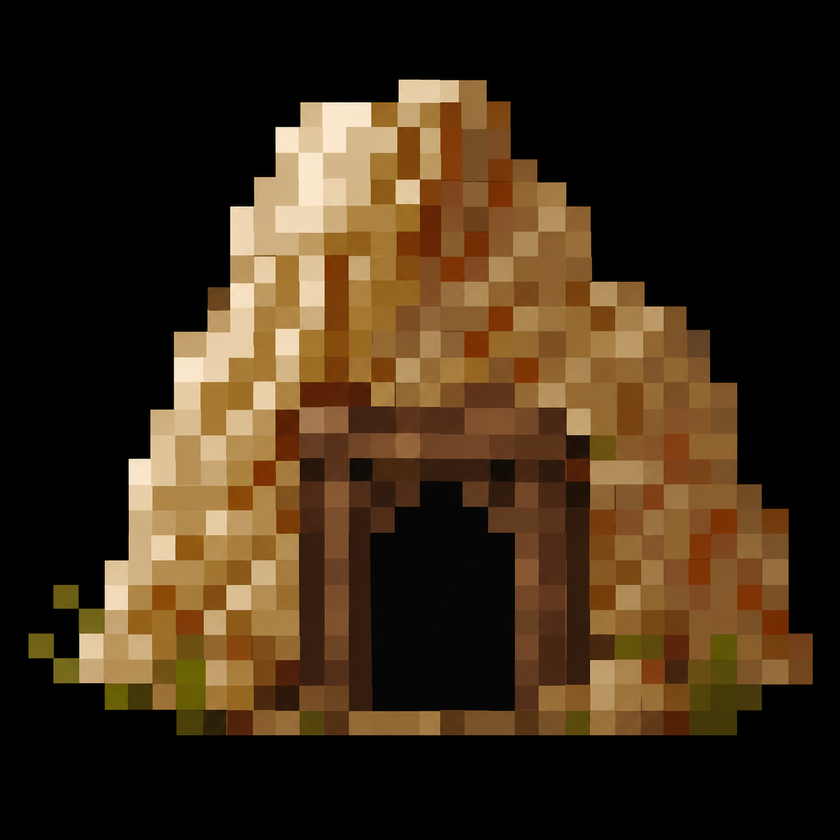
#> input picture resources/dungeon_entrance_1.png, 840 x 840 px, shrunk from 1254 x 1254 before the run; its folder holds only this picture in this run
$ python -i process_terrain.py   (imports and definitions only)
#> lines starting #> are read from the running program, lines starting #| are printed output that depends on the picture
#!/usr/bin/env python3
"""Process outdoor terrain tiles from the 'More' collection.

Same image pipeline as process_sprites.py (magenta key -> crop to content
-> scale-to-fill 32x32 -> center on transparent canvas), but routes each
file into a terrain category folder by filename:

  tree     <- L2_Tree*, L2_Forest*, L2_Jungle*, AppleTree, Berrybush
  mountain <- L2_Mountain*
  rock     <- standalone L2_Cliff*P## props (NOT the Slope autotiles / L1_)

Output: resources/processed_sprites/{tree,mountain,rock}/<snake_case>.png
The 'L2_'/'L1_' layer prefix is dropped from the output name.
"""
import os, re, glob
from PIL import Image

TARGET = 32
SRC = "resources/free_to_use_sprites_org/More"
OUTROOT = "resources/processed_sprites"


def category(stem: str):
    if "Mountain" in stem:
        return "mountain"
    if any(k in stem for k in ("Tree", "Forest", "Jungle", "AppleTree", "Berrybush")):
        return "tree"
    if "Cliff" in stem and "Slope" not in stem and not stem.startswith("L1_"):
        return "rock"
    return None


def snake(stem: str) -> str:
    stem = re.sub(r"^L[12]_", "", stem)            # drop layer prefix
    s = re.sub(r"(?<=[a-z0-9])(?=[A-Z])", "_", stem)
    s = re.sub(r"(?<=[A-Z])(?=[A-Z][a-z])", "_", s)
    return s.lower() + ".png"


def is_key(r, g, b):
    return r >= 200 and g <= 60 and b >= 200


def process(path, out):
#> called with path = 'dungeon_entrance_1.png', out = 'out.png'
    im = Image.open(path).convert("RGBA")
    px = im.load(); w, h = im.size
#> after `w, h = im.size`: w = 840; h = 840
    for y in range(h):
        for x in range(w):
            r, g, b, a = px[x, y]
            if is_key(r, g, b):
                px[x, y] = (0, 0, 0, 0)
    bbox = im.getbbox()
#> bbox = (0, 0, 840, 840)
    if bbox is None:
        return False
    c = im.crop(bbox); cw, ch = c.size
#> after `cw, ch = c.size`: cw = 840; ch = 840
    s = min(TARGET / cw, TARGET / ch)
#> s = 0.0381
    nw, nh = max(1, round(cw * s)), max(1, round(ch * s))
#> nw = 32; nh = 32
    c = c.resize((nw, nh), Image.NEAREST)
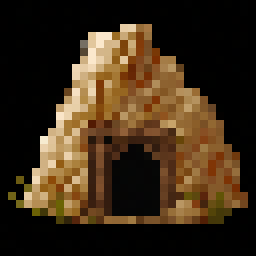
#> c: PIL image 32x32 RGBA (shown 8 times larger); mean R, G, B, A 60.5, 43.6, 24.1, 255
    canvas = Image.new("RGBA", (TARGET, TARGET), (0, 0, 0, 0))
#> canvas: PIL image 32x32 RGBA; every value is 0
    canvas.paste(c, ((TARGET - nw) // 2, (TARGET - nh) // 2), c)
    canvas.save(out)
    return True


def main():
    counts = {"tree": 0, "mountain": 0, "rock": 0}
    for d in counts:
        os.makedirs(os.path.join(OUTROOT, d), exist_ok=True)
    for p in sorted(glob.glob(os.path.join(SRC, "*"))):
        if not p.lower().endswith(".png"):
            continue
        stem = os.path.basename(p)[:-4]
        cat = category(stem)
        if cat is None:
            continue
        out = os.path.join(OUTROOT, cat, snake(stem))
        if process(p, out):
            counts[cat] += 1
    for d, n in counts.items():
        print(f"{d}: {n}")
    print("total:", sum(counts.values()))


# [2 lines not run here, left out]

>>> result = process('dungeon_entrance_1.png', 'out.png')
